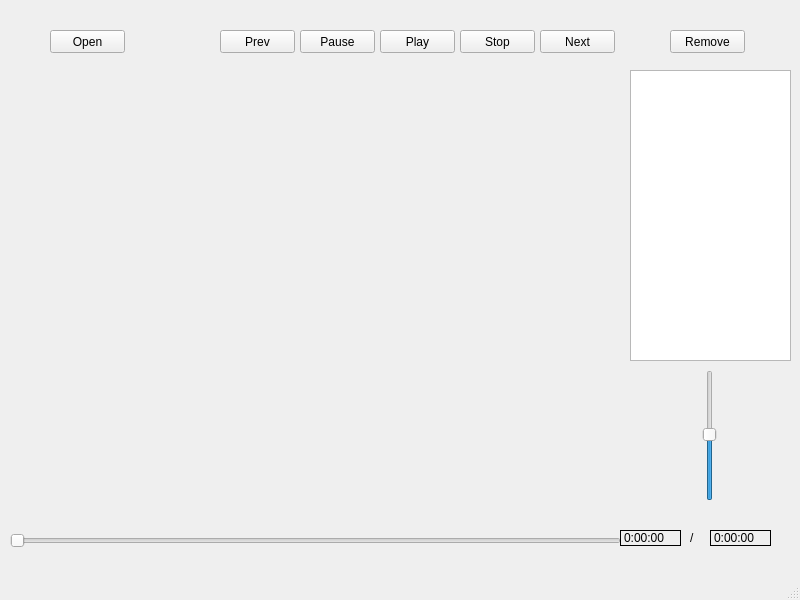
<?xml version="1.0" encoding="UTF-8"?>
<ui version="4.0">
 <class>MainWindow</class>
 <widget class="QMainWindow" name="MainWindow">
  <property name="geometry">
   <rect>
    <x>0</x>
    <y>0</y>
    <width>800</width>
    <height>600</height>
   </rect>
  </property>
  <property name="windowTitle">
   <string>MainWindow</string>
  </property>
  <widget class="QWidget" name="centralwidget">
   <widget class="QWidget" name="gridLayoutWidget">
    <property name="geometry">
     <rect>
      <x>10</x>
      <y>70</y>
      <width>611</width>
      <height>431</height>
     </rect>
    </property>
    <layout class="QGridLayout" name="gridLayout"/>
   </widget>
   <widget class="QPushButton" name="pushButton">
    <property name="geometry">
     <rect>
      <x>380</x>
      <y>30</y>
      <width>75</width>
      <height>23</height>
     </rect>
    </property>
    <property name="text">
     <string>Play</string>
    </property>
   </widget>
   <widget class="QPushButton" name="pushButton_2">
    <property name="geometry">
     <rect>
      <x>300</x>
      <y>30</y>
      <width>75</width>
      <height>23</height>
     </rect>
    </property>
    <property name="text">
     <string>Pause</string>
    </property>
   </widget>
   <widget class="QPushButton" name="pushButton_3">
    <property name="geometry">
     <rect>
      <x>50</x>
      <y>30</y>
      <width>75</width>
      <height>23</height>
     </rect>
    </property>
    <property name="text">
     <string>Open</string>
    </property>
   </widget>
   <widget class="QSlider" name="verticalSlider">
    <property name="geometry">
     <rect>
      <x>700</x>
      <y>370</y>
      <width>20</width>
      <height>131</height>
     </rect>
    </property>
    <property name="sliderPosition">
     <number>50</number>
    </property>
    <property name="orientation">
     <enum>Qt::Vertical</enum>
    </property>
   </widget>
   <widget class="QSlider" name="horizontalSlider">
    <property name="geometry">
     <rect>
      <x>10</x>
      <y>530</y>
      <width>611</width>
      <height>22</height>
     </rect>
    </property>
    <property name="orientation">
     <enum>Qt::Horizontal</enum>
    </property>
   </widget>
   <widget class="QLabel" name="label">
    <property name="geometry">
     <rect>
      <x>620</x>
      <y>530</y>
      <width>61</width>
      <height>16</height>
     </rect>
    </property>
    <property name="frameShape">
     <enum>QFrame::Panel</enum>
    </property>
    <property name="text">
     <string>0:00:00</string>
    </property>
   </widget>
   <widget class="QLabel" name="label_2">
    <property name="geometry">
     <rect>
      <x>710</x>
      <y>530</y>
      <width>61</width>
      <height>16</height>
     </rect>
    </property>
    <property name="frameShape">
     <enum>QFrame::Panel</enum>
    </property>
    <property name="text">
     <string>0:00:00</string>
    </property>
   </widget>
   <widget class="QLabel" name="label_3">
    <property name="geometry">
     <rect>
      <x>690</x>
      <y>530</y>
      <width>16</width>
      <height>16</height>
     </rect>
    </property>
    <property name="text">
     <string>/</string>
    </property>
   </widget>
   <widget class="QTableView" name="tableView">
    <property name="enabled">
     <bool>true</bool>
    </property>
    <property name="geometry">
     <rect>
      <x>630</x>
      <y>70</y>
      <width>161</width>
      <height>291</height>
     </rect>
    </property>
   </widget>
   <widget class="QPushButton" name="pushButton_4">
    <property name="geometry">
     <rect>
      <x>540</x>
      <y>30</y>
      <width>75</width>
      <height>23</height>
     </rect>
    </property>
    <property name="text">
     <string>Next</string>
    </property>
   </widget>
   <widget class="QPushButton" name="pushButton_5">
    <property name="geometry">
     <rect>
      <x>220</x>
      <y>30</y>
      <width>75</width>
      <height>23</height>
     </rect>
    </property>
    <property name="text">
     <string>Prev</string>
    </property>
   </widget>
   <widget class="QPushButton" name="pushButton_6">
    <property name="geometry">
     <rect>
      <x>460</x>
      <y>30</y>
      <width>75</width>
      <height>23</height>
     </rect>
    </property>
    <property name="text">
     <string>Stop</string>
    </property>
   </widget>
   <widget class="QPushButton" name="pushButton_7">
    <property name="geometry">
     <rect>
      <x>670</x>
      <y>30</y>
      <width>75</width>
      <height>23</height>
     </rect>
    </property>
    <property name="text">
     <string>Remove</string>
    </property>
   </widget>
  </widget>
  <widget class="QStatusBar" name="statusbar"/>
 </widget>
 <resources/>
 <connections/>
</ui>
